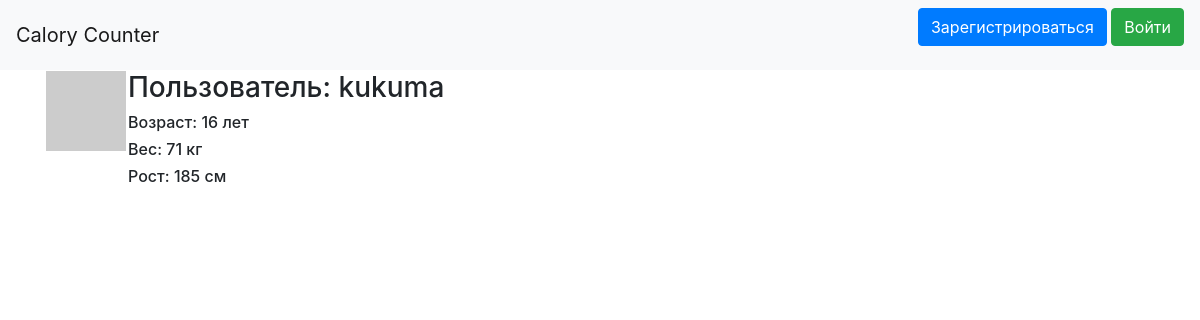
The app's page /profile/1 with its own data.
### data/users.py (models this page shows, shortened)
class User(SqlAlchemyBase, UserMixin, SerializerMixin):
    __tablename__ = 'users'
    id = sqlalchemy.Column(sqlalchemy.Integer,
                           primary_key=True, autoincrement=True)
    name = sqlalchemy.Column(sqlalchemy.String, nullable=True)
    about = sqlalchemy.Column(sqlalchemy.String, nullable=True)
    email = sqlalchemy.Column(sqlalchemy.String,
                              index=True, unique=True, nullable=True)
    age = sqlalchemy.Column(sqlalchemy.Integer)
    weight = sqlalchemy.Column(sqlalchemy.Integer)
    height = sqlalchemy.Column(sqlalchemy.Integer)
    gender = sqlalchemy.Column(sqlalchemy.String)
    hashed_password = sqlalchemy.Column(sqlalchemy.String, nullable=True)
    created_date = sqlalchemy.Column(sqlalchemy.DateTime,
                                     default=datetime.datetime.now)
    entered_details = sqlalchemy.Column(sqlalchemy.Boolean, default=False)
    activities = orm.relation("Activities", back_populates='user')
    points = orm.relation("Points", back_populates='user')
    def avatar(self, size):
        path = f"static/img/avatar/{self.id}.jpg"
        if os.path.exists(path):
            return url_for('static', filename=f'img/avatar/{self.id}.jpg')
        digest = md5(self.email.lower().encode('utf-8')).hexdigest()
        return 'https://www.gravatar.com/avatar/{}?d=identicon&s={}'.format(digest, size)

### main.py (the view)
@app.route('/profile/<int:id>', methods=['GET', 'POST'])
def profile(id):
    db_sess = db_session.create_session()
    user = db_sess.query(User).get(id)
    if user is None:
        return abort(404)
    if current_user.is_anonymous:
        is_current = False
    else:
        is_current = id == current_user.id
    if is_current and request.method == 'POST':
        f = request.files['avatar']
        with open(f'static/img/avatar/{current_user.id}.jpg', mode='wb') as g:
            g.write(f.read())
            current_user.change_avatar(128)
    return render_template('profile.html', title='Profile', user=user, is_current=is_current)

### data/db_session.py (called while the page is built)
def create_session() -> Session:
    global __factory
    return __factory()

### templates/profile.html (shortened to what this page needs)
{% extends "base.html" %}
{% block content %}
<table>
    <tr valign="top">
        <td><img src="{{ user.avatar(128) }}"></td>
        <td>
            <h3>Пользователь: {{ user.name }}</h3>
            <h6>Возраст: {{ user.age }} лет</h6>
            <h6>Вес: {{ user.weight }} кг</h6>
            <h6>Рост: {{ user.height }} см</h6>
        </td>
    </tr>
</table>
{% endblock %}

### records on screen
User: name "kukuma", age "16", weight "71", height "185"
